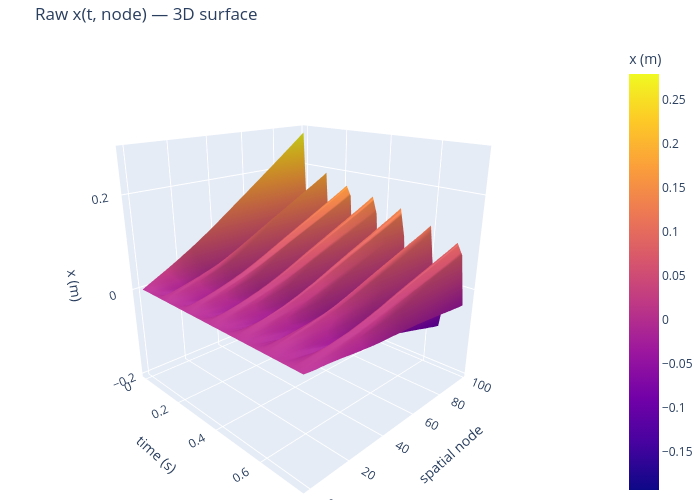

The notebook cell this image was saved under:
### Code cell
import plotly.graph_objects as go
from scipy.interpolate import interp1d as _i1d

# Arc-length resample raw data to uniform 100-pt grid
_xr = np.zeros((n_frames, N_VIDEO_PTS))
_yr = np.zeros((n_frames, N_VIDEO_PTS))
for _i in range(n_frames):
    _ds = np.sqrt(np.diff(x_m[_i])**2 + np.diff(y_m[_i])**2)
    _s  = np.concatenate([[0.0], np.cumsum(_ds)])
    _su = np.linspace(0, _s[-1], N_VIDEO_PTS)
    _xr[_i] = _i1d(_s, x_m[_i])(_su)
    _yr[_i] = _i1d(_s, y_m[_i])(_su)

t_plot    = t_raw[::4]
node_plot = np.arange(0, N_VIDEO_PTS, 2)
X_surf_raw = _xr[::4, :][:, node_plot]

# ── Plotly 3D surface (rotatable) ─────────────────────────────────────────
fig3d = go.Figure(go.Surface(
    x=t_plot, y=node_plot, z=X_surf_raw.T,
    colorscale='plasma', colorbar=dict(title='x (m)'),
    contours=dict(z=dict(show=False))
))
fig3d.update_layout(
    title='Raw x(t, node) — 3D surface',
    scene=dict(
        xaxis_title='time (s)',
        yaxis_title='spatial node',
        zaxis_title='x (m)',
        camera=dict(eye=dict(x=1.5, y=-1.5, z=0.8))
    ),
    width=700, height=500, margin=dict(l=0, r=0, t=40, b=0)
)
fig3d.show()

# ── Matplotlib heatmap (inline, resizable) ────────────────────────────────
fig2d, ax = plt.subplots(figsize=(8, 4), dpi=100)
im = ax.imshow(X_surf_raw.T, aspect='auto', origin='lower',
               extent=[t_plot[0], t_plot[-1], node_plot[0], node_plot[-1]],
               cmap='plasma')
fig2d.colorbar(im, ax=ax, label='x (m)')
ax.set_xlabel('time (s)')
ax.set_ylabel('spatial node')
ax.set_title('Raw x(t, node) — heatmap')
plt.tight_layout()
plt.show()

### Figure 1 — Plotly figure (JSON) as saved in the notebook; plotly's stock layout.template omitted (floating-point values rounded to 4 significant figures; data arrays with more than 128 entries replaced by an {"elided": "..."} marker saying what was removed)
{"data": [{"colorbar": {"title": {"text": "x (m)"}}, "colorscale": [[0, "#0d0887"], [0.1111, "#46039f"], [0.2222, "#7201a8"], [0.3333, "#9c179e"], [0.4444, "#bd3786"], [0.5556, "#d8576b"], [0.6667, "#ed7953"], [0.7778, "#fb9f3a"], [0.8889, "#fdca26"], [1, "#f0f921"]], "contours": {"z": {"show": false}}, "type": "surface", "x": [0.0, 0.02062, 0.04124, 0.06186, 0.08247, 0.1031, 0.1237, 0.1443, 0.1649, 0.1856, 0.2062, 0.2268, 0.2474, 0.268, 0.2887, 0.3093, 0.3299, 0.3505, 0.3711, 0.3918, 0.4124, 0.433, 0.4536, 0.4742, 0.4948, 0.5155, 0.5361, 0.5567, 0.5773, 0.5979, 0.6186, 0.6392, 0.6598, 0.6804, 0.701, 0.7216, 0.7423], "y": [0, 2, 4, 6, 8, 10, 12, 14, 16, 18, 20, 22, 24, 26, 28, 30, 32, 34, 36, 38, 40, 42, 44, 46, 48, 50, 52, 54, 56, 58, 60, 62, 64, 66, 68, 70, 72, 74, 76, 78, 80, 82, 84, 86, 88, 90, 92, 94, 96, 98], "z": {"elided": "50x37 float values"}}], "layout": {"height": 500, "margin": {"b": 0, "l": 0, "r": 0, "t": 40}, "scene": {"camera": {"eye": {"x": 1.5, "y": -1.5, "z": 0.8}}, "xaxis": {"title": {"text": "time (s)"}}, "yaxis": {"title": {"text": "spatial node"}}, "zaxis": {"title": {"text": "x (m)"}}}, "title": {"text": "Raw x(t, node) — 3D surface"}, "width": 700}}
